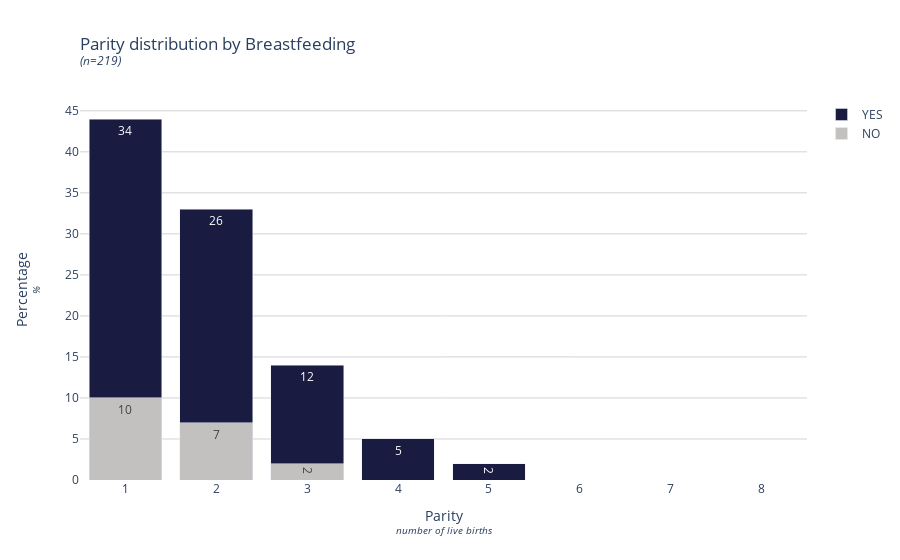

Notebook code for this chart:
### Code cell
# @title
par = df.groupby(['Parity', 'Breastfeeding']).size().reset_index(name='Counts')

fig = go.Figure()
for var in par.Breastfeeding.unique():
    if var == 'YES':
        colour = COLOURS[0]

    else:
        colour = COLOURS[3]

    dft = par[par['Breastfeeding'] == var].reset_index(drop=True)
    dft['Percentage'] = round(dft['Counts']/par['Counts'].sum() * 100)
    text = round(dft['Counts']/par['Counts'].sum() * 100)
    fig.add_trace(go.Bar(x=dft['Parity'], y=dft['Percentage'],
                  name=var, marker_color=colour, text=text))

fig.update_layout(
    title=go.layout.Title(
        text=f"Parity distribution by Breastfeeding<br><sup><i>(n={len(df)})</i></sup>",
        xref="paper",
        x=0
    ),
    plot_bgcolor=PLOTBACKGROUND,
    xaxis=go.layout.XAxis(
        title=go.layout.xaxis.Title(
            text="Parity<br><sup><i>number of live births</i></sup>"
        )
    ),
    yaxis=go.layout.YAxis(
        title=go.layout.yaxis.Title(
            text="Percentage<br><sup><i>%</i></sup>"
        ),
        gridcolor=GRIDCOLOUR
    ),
    barmode='stack',
)
fig.show()
fig.write_image("images/parity-breastfeeding.jpeg")

### Figure 1 — Plotly figure (JSON) as saved in the notebook; plotly's stock layout.template omitted (floating-point values rounded to 4 significant figures)
{"data": [{"marker": {"color": "#c3c0c0"}, "name": "NO", "text": [10, 7, 2, 0], "type": "bar", "x": [1, 2, 3, 6], "y": [10, 7, 2, 0]}, {"marker": {"color": "#191c40"}, "name": "YES", "text": [34, 26, 12, 5, 2, 0, 0, 0], "type": "bar", "x": [1, 2, 3, 4, 5, 6, 7, 8], "y": [34, 26, 12, 5, 2, 0, 0, 0]}], "layout": {"barmode": "stack", "plot_bgcolor": "white", "title": {"text": "Parity distribution by Breastfeeding<br><sup><i>(n=219)</i></sup>", "x": 0, "xref": "paper"}, "xaxis": {"title": {"text": "Parity<br><sup><i>number of live births</i></sup>"}}, "yaxis": {"gridcolor": "lightgrey", "title": {"text": "Percentage<br><sup><i>%</i></sup>"}}}}
